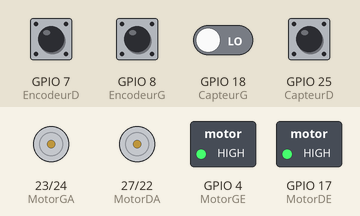
Simulated run of this program. Board: Raspberry Pi (BCM pin numbers). Parts: motor-driver pin pairs drawn as motors (green arrow = first pin HIGH = forward, orange = second pin HIGH = backward, longer = more drive), switched loads named in the program (green lamp = pin HIGH). Inputs (shaded band) come from the test bench; at power-on: GPIO 7 (EncodeurD), GPIO 8 (EncodeurG), GPIO 25 (CapteurD) HIGH, GPIO 18 (CapteurG) LOW. Threads take turns every 2 ms; what the program prints to the terminal is not drawn.

Above: at 1.2 s.
1.3 s: GPIO 18 (CapteurG) driven HIGH
At 1.9 s:
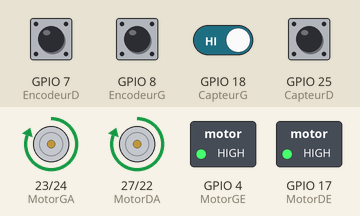
Timing chart, 0 to 4.3 s (numbered marks = the images above; inputs shaded):
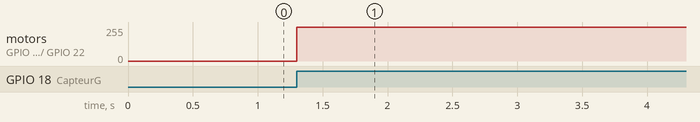

Measured:
- after the input at 1.3 s, motor on GPIO 23 (MotorGA) / GPIO 24 (MotorGB), motor on GPIO 27 (MotorDA) / GPIO 22 (MotorDB): stopped → forward 255/255 at once

The program:

voitureEvitantObstacles.py
```python
#!/usr/bin/python
import RPi.GPIO as GPIO
from time import sleep
from threading import Thread

GPIO.setmode(GPIO.BCM)

# Variables
## Moteur gauche
MotorGA = 23
MotorGB = 24
MotorGE = 4

## Moteur droit
MotorDA = 27
MotorDB = 22
MotorDE = 17

## Capteur gauche
CapteurG = 18

## Capteur droit
CapteurD = 25

## Encodeur
EncodeurD = 7
EncodeurG = 8

previousEncodeurG = 0
previousEncodeurD = 0
compteurEncodeurG = 0
compteurEncodeurD = 0

# Configuration des GPIOs
## Moteur gauche
GPIO.setup(MotorGA, GPIO.OUT)
GPIO.setup(MotorGB, GPIO.OUT)
GPIO.setup(MotorGE, GPIO.OUT)

## Moteur droit
GPIO.setup(MotorDA, GPIO.OUT)
GPIO.setup(MotorDB, GPIO.OUT)
GPIO.setup(MotorDE, GPIO.OUT)

## Capteurs
GPIO.setup(CapteurD, GPIO.IN)
GPIO.setup(CapteurG, GPIO.IN)

## Encoder
GPIO.setup(EncodeurD, GPIO.IN)
GPIO.setup(EncodeurG, GPIO.IN)

## Enable les moteurs
GPIO.output(MotorGE, GPIO.HIGH)
GPIO.output(MotorDE, GPIO.HIGH)

# Definitions de fonction
def forward():
        GPIO.output(MotorDA, GPIO.HIGH)
        GPIO.output(MotorDB, GPIO.LOW)
        GPIO.output(MotorGA, GPIO.HIGH)
        GPIO.output(MotorGB, GPIO.LOW)

def goingForward():
	if (compteurEncodeurD < compteurEncodeurG):
		turnLeft()
	elif (compteurEncodeurD > compteurEncodeurG):
		turnRight()
        else:
		forward()

def stopMotor():
        GPIO.output(MotorDA, GPIO.LOW)
        GPIO.output(MotorDB, GPIO.LOW)
        GPIO.output(MotorGA, GPIO.LOW)
        GPIO.output(MotorGB, GPIO.LOW)

def backward():
        GPIO.output(MotorDA, GPIO.LOW)
        GPIO.output(MotorDB, GPIO.HIGH)
        GPIO.output(MotorGA, GPIO.LOW)
        GPIO.output(MotorGB, GPIO.HIGH)

def turnLeft():
	GPIO.output(MotorDA, GPIO.HIGH)
        GPIO.output(MotorDB, GPIO.LOW)
        GPIO.output(MotorGA, GPIO.HIGH)
        GPIO.output(MotorGB, GPIO.HIGH)

def turnRight():
	GPIO.output(MotorDA, GPIO.LOW)
        GPIO.output(MotorDB, GPIO.LOW)
        GPIO.output(MotorGA, GPIO.HIGH)
        GPIO.output(MotorGB, GPIO.LOW)

def updateCodeurs():
	global previousEncodeurG, previousEncodeurD, compteurEncodeurG, compteurEncodeurD

	outputEncodeurG = GPIO.input(EncodeurG)
	outputEncodeurD = GPIO.input(EncodeurD)

	if (previousEncodeurG != outputEncodeurG):
		compteurEncodeurG = compteurEncodeurG + 1
		previousEncodeurG = outputEncodeurG

	if (previousEncodeurD != outputEncodeurD):
		compteurEncodeurD = compteurEncodeurD + 1
		previousEncodeurD = outputEncodeurD

class EncodersThread(Thread):
	def __init__(self):
		Thread.__init__(self)

	def run(self):
		 while True:
 			updateCodeurs()
			sleep(0.001)

# Main
## Boucle infinie
if __name__ == '__main__':
	try:
        	myThread = EncodersThread()
		myThread.start()

	        while 1:
			if (GPIO.input(CapteurD) == False or GPIO.input(CapteurG) == False):
				stopMotor()
			else:
				goingForward()

			print str(compteurEncodeurD) +" "+ str(compteurEncodeurG)
	except KeyboardInterrupt:
		stopMotor()
```
